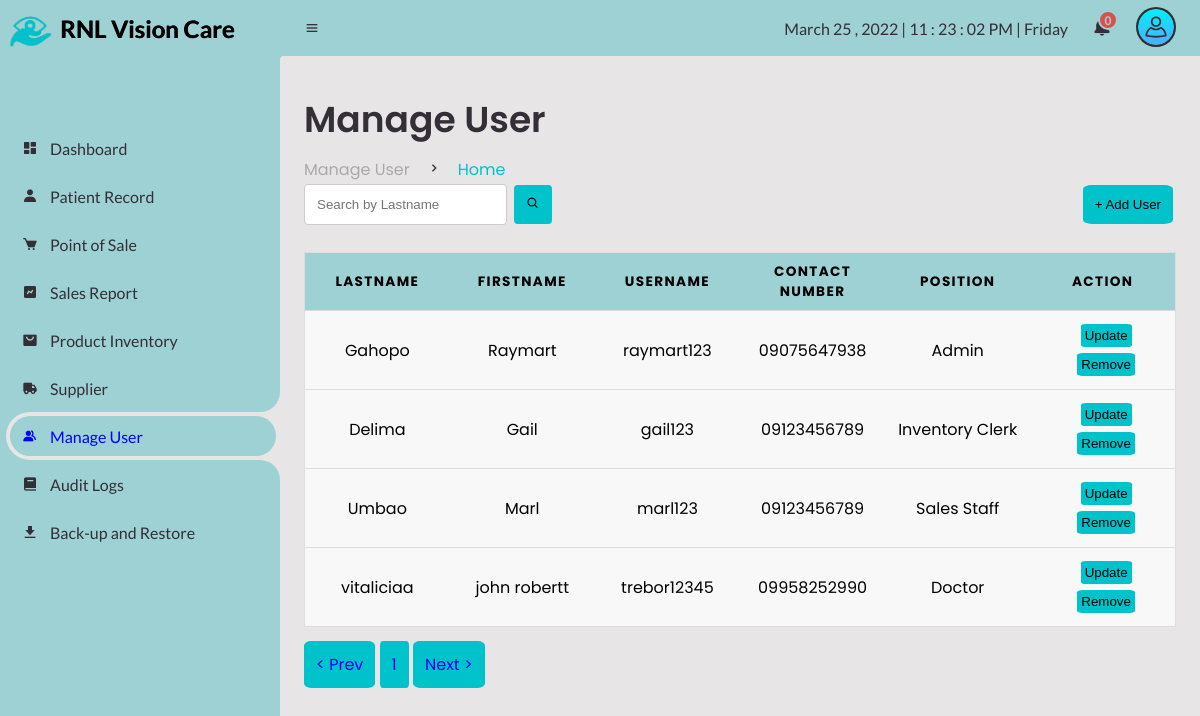
/Admin/manage-user.php (signed in), run on an earlier commit of the app's database.
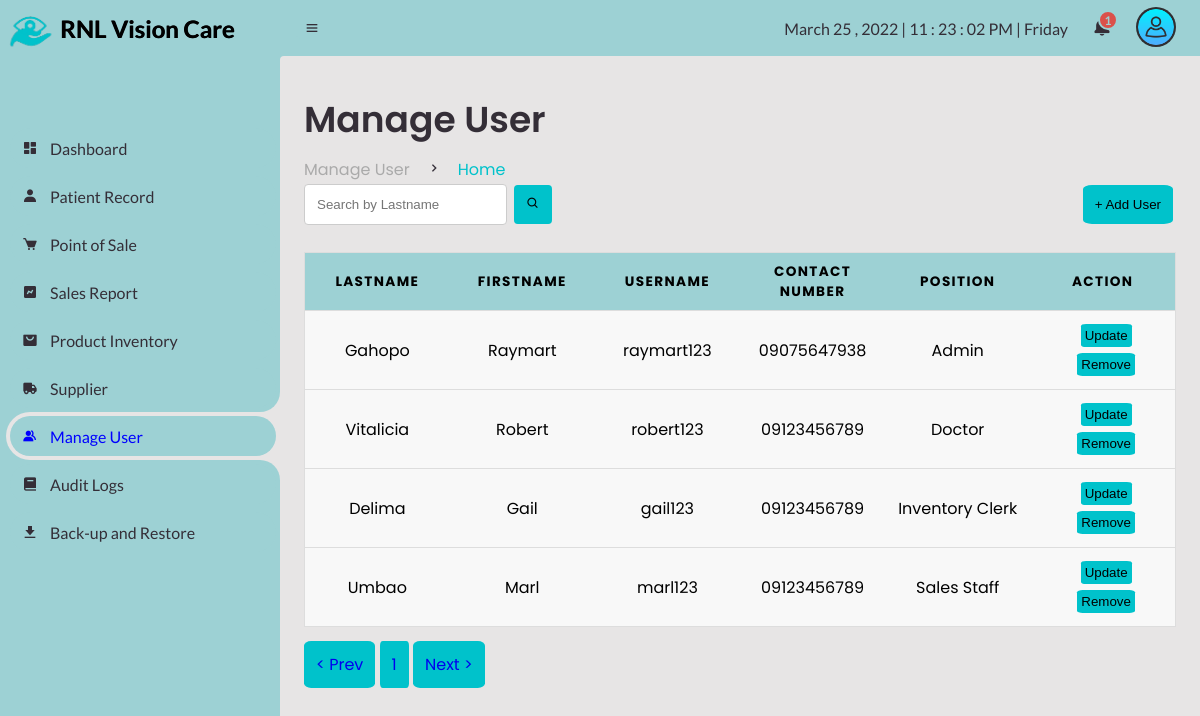
And on a later commit of the database.
### tables this page shows
CREATE TABLE `users_account` (
  `users_id` int(11) NOT NULL AUTO_INCREMENT,
  `users_username` varchar(255) NOT NULL,
  `users_password` varchar(255) NOT NULL,
  `users_lastname` varchar(255) NOT NULL,
  `users_firstname` varchar(255) NOT NULL,
  `users_middlename` varchar(255) NOT NULL,
  `users_contact` varchar(255) NOT NULL,
  `users_email` varchar(255) NOT NULL,
  `users_roles` varchar(250) NOT NULL,
  PRIMARY KEY (`users_id`)
);

### Admin/manage-user.php (the view, shortened to what the changed rows need)
<?php
include "logs_conn.php";
?>
<!DOCTYPE html>
<html lang="en">
<head>
	<link href='https://unpkg.com/boxicons@2.0.9/css/boxicons.min.css' rel='stylesheet'>
	<link rel="stylesheet" href="css\sys_style.css">
</head>
<body>
	<section id="content">
		<nav>
			<div class="dropdown2">
			<a href="#" class="notification">
				<span class="num">
				<?php
				$query = mysqli_query($conn, "SELECT COUNT(*) as total from client_inquiries WHERE inquiries_status = '2'");
					while($result=mysqli_fetch_array($query)){
					echo $result['total'];
				}
				?>
						  </span>
			</a>
					<?php
			   require_once("../db/notification/notifdisplay.php");
            ?>
			</div>
		</nav>
		<main>
			<div class="head-title">
				<div class="left">
					<h1>Manage User</h1>
				</div>
			</div>
			<a href="user-add.php"><button class="btn-addpt" style="cursor: pointer;"> + Add User</button></a>
				<form method="post">
						<input type="text" name="txtsearch" id="txtsearch" placeholder="Search by Lastname" autocomplete="off" style="padding: 12px;border: 1px solid #ccc;border-radius: 4px;font-family: var(poppins);">
						<button  id="btnsearch" name="btnsearch" class="page" style="cursor: pointer;"><i class='bx bx-search' ></i></button>
						</form></br>
					<table>
     <thead>
     	<tr>
		 <th>Lastname</th>
      <th>Firstname</th>
      <th>Username</th>
      <th>Contact Number</th>
      <th>Position</th>
      <th>Action</th>
     	</tr>
     </thead>
     <tbody>
	 <?php
     	$limit=25;
        $page=isset($_GET['page']) ? $_GET['page']:1;
        $start=($page-1)*$limit;
        $search=$_POST['txtsearch'];
     	$sql2 =$conn->query("SELECT count(users_id) AS id FROM `users_account`");
     	if (isset($_POST['btnsearch'])) {
        $sql1 = "SELECT * FROM `users_account` WHERE `users_lastname` LIKE '%$search%' OR `users_username` LIKE'%$search%'  LIMIT $start, $limit ";
        	}
        else{
        		$sql1 = "SELECT * FROM `users_account` LIMIT $start, $limit ";
        	}
        $result2 = $sql2->fetch_all(MYSQLI_ASSOC);
                $total=$result2[0]['id'];
                $pages=ceil($total/$limit);
                $prev=$page-1;
                $next=$page+1;
     	  $result1 = $conn->query($sql1);
  			if($result1->num_rows > 0){
  				while($row = $result1 -> fetch_assoc()){
     	?>
     	  <tr>
     	  	<td data-label="Lastname" class="namee"><?php echo $row['users_lastname'];?></td>
     	  	<td data-label="Firstname"><?php echo $row['users_firstname'];?></td>
     	  	<td data-label="Username"><?php echo $row['users_username'];?></td>
			<td data-label="Contact Number"><?php echo $row['users_contact'];?></td>
			<td data-label="Position"><?php echo $row['users_roles'];?></td>
			<td data-label="Action"><a href="user-update.php?id=<?php echo $row['users_id'];?>"><button class="btn-f" style="cursor: pointer;">Update</button></a>
			<a href="?id=<?php echo $row['users_id'];?>"><button class="btn-c" name="btnremove" style="cursor: pointer;" onclick="return confirm('Are you sure you want to remove this user?')">Remove</button></a></td>
     	  </tr>
     	 <?php
     	}}
     	?>
     </tbody>
   </table>
   <br>
   <a class="page" id="pre" href="manage-user.php?page=<?=$prev; ?>">< Prev</a>
    	  <?php  for($i=1; $i <=$pages ; $i++): ?>
    <a class="page" href="manage-user.php?page=<?=$i; ?>"><?=$i; ?></a>
                      <?php endfor; ?>
    <a class="page" id="pnext" href="manage-user.php?page=<?=$next; ?>">Next ></a>
		</main>
	</section>
</body>
</html>

What changed in the data, as far as the page shows it:
removed users_account: users_lastname "vitaliciaa", users_firstname "john robertt", users_username "trebor12345", users_contact "09958252990", users_roles "Doctor"
added users_account: users_lastname "Vitalicia", users_firstname "Robert", users_username "robert123", users_contact "09123456789", users_roles "Doctor"
Also different on the page:
new list line: "1"
list line gone: "0"
